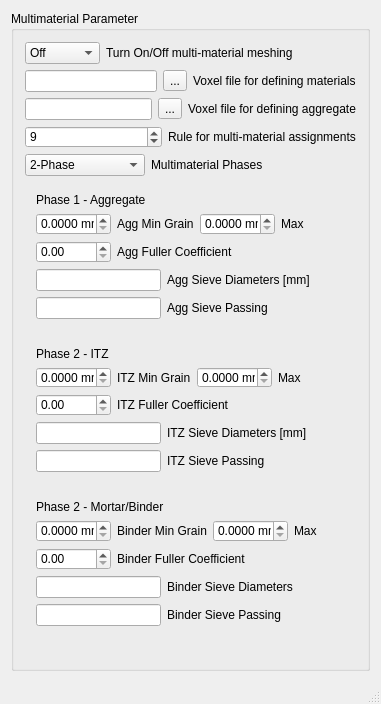
<?xml version='1.0' encoding='UTF-8'?>
<ui version="4.0">
 <class>MainWindow</class>
 <widget class="QMainWindow" name="MainWindow">
  <property name="geometry">
   <rect>
    <x>0</x>
    <y>0</y>
    <width>381</width>
    <height>704</height>
   </rect>
  </property>
  <property name="sizePolicy">
   <sizepolicy hsizetype="Expanding" vsizetype="Preferred">
    <horstretch>0</horstretch>
    <verstretch>0</verstretch>
   </sizepolicy>
  </property>
  <property name="windowIcon">
   <iconset>
    <normaloff>:/icons/PartDesignWorkbench.svg</normaloff>:/icons/PartDesignWorkbench.svg</iconset>
  </property>
  <property name="windowTitle">
   <string>MainWindow</string>
  </property>
  <property name="sizeGripEnabled" stdset="0">
   <bool>true</bool>
  </property>
  <widget class="QWidget" name="centralwidget">
   <property name="sizePolicy">
    <sizepolicy hsizetype="Expanding" vsizetype="Expanding">
     <horstretch>0</horstretch>
     <verstretch>0</verstretch>
    </sizepolicy>
   </property>
   <layout class="QGridLayout" name="gridLayout">
   <item row="0" column="0">
    <widget class="QGroupBox" name="groupBox_2">
     <property name="enabled">
      <bool>true</bool>
     </property>
     <property name="styleSheet">
      <string notr="true">border-color: rgb(182, 182, 182);</string>
     </property>
     <property name="title">
      <string>Multimaterial Parameter</string>
     </property>
     <layout class="QGridLayout">
      <property name="leftMargin">
       <number>0</number>
      </property>
      <property name="topMargin">
       <number>0</number>
      </property>
      <property name="rightMargin">
       <number>0</number>
      </property>
      <property name="bottomMargin">
       <number>0</number>
      </property>
      <property name="spacing">
       <number>0</number>
      </property>
      <item row="0" column="0">
       <widget class="QStackedWidget" name="widgetStack2">
        <property name="enabled">
         <bool>true</bool>
        </property>
        <property name="styleSheet">
         <string notr="true">border-color: rgb(182, 182, 182);</string>
        </property>
        <property name="currentIndex">
         <number>0</number>
        </property>
        <widget class="QWidget" name="multiMat">
         <property name="enabled">
          <bool>true</bool>
         </property>
         <layout class="QGridLayout" name="gridLayout_9">
          <item row="0" column="0">
           <layout class="QHBoxLayout" name="horizontalLayout_22">
            <item>
             <widget class="QComboBox" name="multiMatToggle">
              <property name="sizePolicy">
               <sizepolicy hsizetype="Fixed" vsizetype="Fixed">
                <horstretch>0</horstretch>
                <verstretch>0</verstretch>
               </sizepolicy>
              </property>
              <property name="minimumSize">
               <size>
                <width>75</width>
                <height>0</height>
               </size>
              </property>
              <property name="maximumSize">
               <size>
                <width>75</width>
                <height>16777215</height>
               </size>
              </property>
              <item>
               <property name="text">
                <string>Off</string>
               </property>
              </item>
              <item>
               <property name="text">
                <string>On</string>
               </property>
              </item>
             </widget>
            </item>
            <item>
             <widget class="QLabel" name="textLabel2_22">
              <property name="text">
               <string>Turn On/Off multi-material meshing</string>
              </property>
             </widget>
            </item>
           </layout>
          </item>
          <item row="1" column="0">
           <layout class="QHBoxLayout" name="horizontalLayout_23">
            <item>
             <widget class="QLineEdit" name="multiMatFile">
              <property name="enabled">
               <bool>true</bool>
              </property>
              <property name="minimumSize">
               <size>
                <width>0</width>
                <height>0</height>
               </size>
              </property>
              <property name="maximumSize">
               <size>
                <width>16777215</width>
                <height>16777215</height>
               </size>
              </property>
              <property name="readOnly">
               <bool>true</bool>
              </property>
             </widget>
            </item>
            <item>
             <widget class="QToolButton" name="readMultiMatFile">
              <property name="enabled">
               <bool>true</bool>
              </property>
              <property name="text">
               <string notr="true">...</string>
              </property>
             </widget>
            </item>
            <item>
             <widget class="QLabel" name="textLabel2_23">
              <property name="text">
               <string>Voxel file for defining materials</string>
              </property>
             </widget>
            </item>
           </layout>
          </item>
          <item row="2" column="0">
           <layout class="QHBoxLayout" name="horizontalLayout_37">
            <item>
             <widget class="QLineEdit" name="aggFile">
              <property name="enabled">
               <bool>true</bool>
              </property>
              <property name="minimumSize">
               <size>
                <width>0</width>
                <height>0</height>
               </size>
              </property>
              <property name="maximumSize">
               <size>
                <width>16777215</width>
                <height>16777215</height>
               </size>
              </property>
              <property name="readOnly">
               <bool>true</bool>
              </property>
             </widget>
            </item>
            <item>
             <widget class="QToolButton" name="readAggFile">
              <property name="enabled">
               <bool>true</bool>
              </property>
              <property name="text">
               <string notr="true">...</string>
              </property>
             </widget>
            </item>
            <item>
             <widget class="QLabel" name="textLabel2_31">
              <property name="text">
               <string>Voxel file for defining aggregate</string>
              </property>
             </widget>
            </item>
           </layout>
          </item>
          <item row="3" column="0">
           <layout class="QGridLayout" name="gridLayout_6">
            <item row="0" column="0">
             <widget class="QSpinBox" name="multiMatRule">
              <property name="minimumSize">
               <size>
                <width>75</width>
                <height>20</height>
               </size>
              </property>
              <property name="minimum">
               <number>1</number>
              </property>
              <property name="maximum">
               <number>10</number>
              </property>
              <property name="value">
               <number>9</number>
              </property>
             </widget>
            </item>
            <item row="0" column="1">
             <widget class="QLabel" name="textLabel2_30">
              <property name="text">
               <string>Rule for multi-material assignments</string>
              </property>
             </widget>
            </item>
           </layout>
          </item>

          <item row="4" column="0">
           <layout class="QHBoxLayout" name="horizontalLayout_multiMatPhase">
            <item>
             <widget class="QComboBox" name="multiMatPhaseSelect">
              <property name="sizePolicy"><sizepolicy hsizetype="Fixed" vsizetype="Fixed"><horstretch>0</horstretch><verstretch>0</verstretch></sizepolicy></property>
              <property name="minimumSize"><size><width>120</width><height>0</height></size></property>
              <item><property name="text"><string notr="true">2-Phase</string></property></item>
              <item><property name="text"><string notr="true">3-Phase</string></property></item>
                           </widget>
            </item>
            <item>
             <widget class="QLabel" name="label_multiMatPhaseSelect">
              <property name="text"><string>Multimaterial Phases</string></property>
             </widget>
            </item>
           </layout>
          </item>
          <item row="5" column="0">
           <widget class="QWidget" name="phaseWidgetAgg">
            <property name="visible">
             <bool>true</bool>
            </property>
            <layout class="QVBoxLayout" name="verticalLayout_phaseWidgetAgg">
             <property name="spacing">
              <number>6</number>
             </property>
             <item>
              <widget class="QLabel" name="label_phaseWidgetAgg">
               <property name="text">
                <string>Phase 1 - Aggregate</string>
               </property>
              </widget>
             </item>
             <item>
             <layout class="QHBoxLayout" name="horizontalLayout_24">
              <item>
               <widget class="QDoubleSpinBox" name="grainAggMin">
                <property name="sizePolicy">
                 <sizepolicy hsizetype="Fixed" vsizetype="Fixed">
                  <horstretch>0</horstretch>
                  <verstretch>0</verstretch>
                 </sizepolicy>
                </property>
                <property name="minimumSize">
                 <size>
                  <width>75</width>
                  <height>20</height>
                 </size>
                </property>
                <property name="maximumSize">
                 <size>
                  <width>75</width>
                  <height>16777215</height>
                 </size>
                </property>
                <property name="suffix">
                 <string> mm</string>
                </property>
                <property name="decimals">
                 <number>4</number>
                </property>
                <property name="maximum">
                 <double>999999.000000000000000</double>
                </property>
               </widget>
             </item>
              <item>
               <widget class="QLabel" name="textLabel2_24">
                <property name="text">
                 <string>Agg Min Grain</string>
                </property>
               </widget>
             </item>
              <item>
               <widget class="QDoubleSpinBox" name="grainAggMax">
                <property name="sizePolicy">
                 <sizepolicy hsizetype="Fixed" vsizetype="Fixed">
                  <horstretch>0</horstretch>
                  <verstretch>0</verstretch>
                 </sizepolicy>
                </property>
                <property name="minimumSize">
                 <size>
                  <width>75</width>
                  <height>20</height>
                 </size>
                </property>
                <property name="maximumSize">
                 <size>
                  <width>75</width>
                  <height>16777215</height>
                 </size>
                </property>
                <property name="suffix">
                 <string> mm</string>
                </property>
                <property name="decimals">
                 <number>4</number>
                </property>
                <property name="maximum">
                 <double>999999.000000000000000</double>
                </property>
               </widget>
             </item>
              <item>
               <widget class="QLabel" name="textLabel2_25">
                <property name="text">
                 <string>Max</string>
                </property>
               </widget>
             </item>
             </layout>
             </item>
             <item>
             <layout class="QHBoxLayout" name="horizontalLayout_25">
              <item>
               <widget class="QDoubleSpinBox" name="grainAggFuller">
                <property name="sizePolicy">
                 <sizepolicy hsizetype="Fixed" vsizetype="Fixed">
                  <horstretch>0</horstretch>
                  <verstretch>0</verstretch>
                 </sizepolicy>
                </property>
                <property name="minimumSize">
                 <size>
                  <width>75</width>
                  <height>20</height>
                 </size>
                </property>
                <property name="suffix">
                 <string />
                </property>
                <property name="maximum">
                 <double>1.000000000000000</double>
                </property>
                <property name="singleStep">
                 <double>0.010000000000000</double>
                </property>
               </widget>
             </item>
              <item>
               <widget class="QLabel" name="label_5">
                <property name="text">
                 <string>Agg Fuller Coefficient</string>
                </property>
               </widget>
             </item>
             </layout>
             </item>
             <item>
             <layout class="QHBoxLayout" name="horizontalLayout_26">
              <item>
               <widget class="QLineEdit" name="grainAggSieveD">
                <property name="sizePolicy">
                 <sizepolicy hsizetype="Fixed" vsizetype="Fixed">
                  <horstretch>0</horstretch>
                  <verstretch>0</verstretch>
                 </sizepolicy>
                </property>
                <property name="minimumSize">
                 <size>
                  <width>125</width>
                  <height>0</height>
                 </size>
                </property>
                <property name="maximumSize">
                 <size>
                  <width>125</width>
                  <height>16777215</height>
                 </size>
                </property>
                <property name="inputMask">
                 <string />
                </property>
                <property name="placeholderText">
                 <string />
                </property>
               </widget>
             </item>
              <item>
               <widget class="QLabel" name="label_6">
                <property name="text">
                 <string>Agg Sieve Diameters [mm]</string>
                </property>
               </widget>
             </item>
             </layout>
             </item>
             <item>
             <layout class="QHBoxLayout" name="horizontalLayout_27">
              <item>
               <widget class="QLineEdit" name="grainAggSieveP">
                <property name="minimumSize">
                 <size>
                  <width>125</width>
                  <height>0</height>
                 </size>
                </property>
                <property name="maximumSize">
                 <size>
                  <width>125</width>
                  <height>16777215</height>
                 </size>
                </property>
                <property name="inputMask">
                 <string />
                </property>
                <property name="placeholderText">
                 <string />
                </property>
               </widget>
             </item>
              <item>
               <widget class="QLabel" name="label_7">
                <property name="text">
                 <string>Agg Sieve Passing</string>
                </property>
               </widget>
             </item>
             </layout>
             </item>
            </layout>
           </widget>
          </item>
          <item row="6" column="0">
           <widget class="QWidget" name="phaseWidgetITZ">
            <property name="visible">
             <bool>false</bool>
            </property>
            <layout class="QVBoxLayout" name="verticalLayout_phaseWidgetITZ">
             <property name="spacing">
              <number>6</number>
             </property>
             <item>
              <widget class="QLabel" name="label_phaseWidgetITZ">
               <property name="text">
                <string>Phase 2 - ITZ</string>
               </property>
              </widget>
             </item>
             <item>
             <layout class="QHBoxLayout" name="horizontalLayout_28">
              <item>
               <widget class="QDoubleSpinBox" name="grainITZMin">
                <property name="sizePolicy">
                 <sizepolicy hsizetype="Fixed" vsizetype="Fixed">
                  <horstretch>0</horstretch>
                  <verstretch>0</verstretch>
                 </sizepolicy>
                </property>
                <property name="minimumSize">
                 <size>
                  <width>75</width>
                  <height>20</height>
                 </size>
                </property>
                <property name="maximumSize">
                 <size>
                  <width>75</width>
                  <height>16777215</height>
                 </size>
                </property>
                <property name="suffix">
                 <string> mm</string>
                </property>
                <property name="decimals">
                 <number>4</number>
                </property>
                <property name="maximum">
                 <double>999999.000000000000000</double>
                </property>
               </widget>
             </item>
              <item>
               <widget class="QLabel" name="textLabel2_27">
                <property name="text">
                 <string>ITZ Min Grain</string>
                </property>
               </widget>
             </item>
              <item>
               <widget class="QDoubleSpinBox" name="grainITZMax">
                <property name="sizePolicy">
                 <sizepolicy hsizetype="Fixed" vsizetype="Fixed">
                  <horstretch>0</horstretch>
                  <verstretch>0</verstretch>
                 </sizepolicy>
                </property>
                <property name="minimumSize">
                 <size>
                  <width>75</width>
                  <height>20</height>
                 </size>
                </property>
                <property name="maximumSize">
                 <size>
                  <width>75</width>
                  <height>16777215</height>
                 </size>
                </property>
                <property name="suffix">
                 <string> mm</string>
                </property>
                <property name="decimals">
                 <number>4</number>
                </property>
                <property name="maximum">
                 <double>999999.000000000000000</double>
                </property>
               </widget>
             </item>
              <item>
               <widget class="QLabel" name="textLabel2_26">
                <property name="text">
                 <string>Max</string>
                </property>
               </widget>
             </item>
             </layout>
             </item>
             <item>
             <layout class="QHBoxLayout" name="horizontalLayout_29">
              <item>
               <widget class="QDoubleSpinBox" name="grainITZFuller">
                <property name="sizePolicy">
                 <sizepolicy hsizetype="Fixed" vsizetype="Fixed">
                  <horstretch>0</horstretch>
                  <verstretch>0</verstretch>
                 </sizepolicy>
                </property>
                <property name="minimumSize">
                 <size>
                  <width>75</width>
                  <height>20</height>
                 </size>
                </property>
                <property name="suffix">
                 <string />
                </property>
                <property name="maximum">
                 <double>1.000000000000000</double>
                </property>
                <property name="singleStep">
                 <double>0.010000000000000</double>
                </property>
               </widget>
             </item>
              <item>
               <widget class="QLabel" name="label_9">
                <property name="text">
                 <string>ITZ Fuller Coefficient</string>
                </property>
               </widget>
             </item>
             </layout>
             </item>
             <item>
             <layout class="QHBoxLayout" name="horizontalLayout_30">
              <item>
               <widget class="QLineEdit" name="grainITZSieveD">
                <property name="sizePolicy">
                 <sizepolicy hsizetype="Fixed" vsizetype="Fixed">
                  <horstretch>0</horstretch>
                  <verstretch>0</verstretch>
                 </sizepolicy>
                </property>
                <property name="minimumSize">
                 <size>
                  <width>125</width>
                  <height>0</height>
                 </size>
                </property>
                <property name="maximumSize">
                 <size>
                  <width>125</width>
                  <height>16777215</height>
                 </size>
                </property>
                <property name="inputMask">
                 <string />
                </property>
                <property name="placeholderText">
                 <string />
                </property>
               </widget>
             </item>
              <item>
               <widget class="QLabel" name="label_8">
                <property name="text">
                 <string>ITZ Sieve Diameters [mm]</string>
                </property>
               </widget>
             </item>
             </layout>
             </item>
             <item>
             <layout class="QHBoxLayout" name="horizontalLayout_31">
              <item>
               <widget class="QLineEdit" name="grainITZSieveP">
                <property name="minimumSize">
                 <size>
                  <width>125</width>
                  <height>0</height>
                 </size>
                </property>
                <property name="maximumSize">
                 <size>
                  <width>125</width>
                  <height>16777215</height>
                 </size>
                </property>
                <property name="inputMask">
                 <string />
                </property>
                <property name="placeholderText">
                 <string />
                </property>
               </widget>
             </item>
              <item>
               <widget class="QLabel" name="label_10">
                <property name="text">
                 <string>ITZ Sieve Passing</string>
                </property>
               </widget>
             </item>
             </layout>
             </item>
            </layout>
           </widget>
          </item>
          <item row="7" column="0">
           <widget class="QWidget" name="phaseWidgetBinder">
            <property name="visible">
             <bool>true</bool>
            </property>
            <layout class="QVBoxLayout" name="verticalLayout_phaseWidgetBinder">
             <property name="spacing">
              <number>6</number>
             </property>
             <item>
              <widget class="QLabel" name="label_phaseBinder">
               <property name="text">
                <string>Phase 2 - Mortar/Binder</string>
               </property>
              </widget>
             </item>
             <item>
             <layout class="QHBoxLayout" name="horizontalLayout_32">
              <item>
               <widget class="QDoubleSpinBox" name="grainBinderMin">
                <property name="sizePolicy">
                 <sizepolicy hsizetype="Fixed" vsizetype="Fixed">
                  <horstretch>0</horstretch>
                  <verstretch>0</verstretch>
                 </sizepolicy>
                </property>
                <property name="minimumSize">
                 <size>
                  <width>75</width>
                  <height>20</height>
                 </size>
                </property>
                <property name="maximumSize">
                 <size>
                  <width>75</width>
                  <height>16777215</height>
                 </size>
                </property>
                <property name="suffix">
                 <string> mm</string>
                </property>
                <property name="decimals">
                 <number>4</number>
                </property>
                <property name="maximum">
                 <double>999999.000000000000000</double>
                </property>
               </widget>
             </item>
              <item>
               <widget class="QLabel" name="textLabel2_29">
                <property name="text">
                 <string>Binder Min Grain</string>
                </property>
               </widget>
             </item>
              <item>
               <widget class="QDoubleSpinBox" name="grainBinderMax">
                <property name="sizePolicy">
                 <sizepolicy hsizetype="Fixed" vsizetype="Fixed">
                  <horstretch>0</horstretch>
                  <verstretch>0</verstretch>
                 </sizepolicy>
                </property>
                <property name="minimumSize">
                 <size>
                  <width>75</width>
                  <height>20</height>
                 </size>
                </property>
                <property name="maximumSize">
                 <size>
                  <width>75</width>
                  <height>16777215</height>
                 </size>
                </property>
                <property name="suffix">
                 <string> mm</string>
                </property>
                <property name="decimals">
                 <number>4</number>
                </property>
                <property name="maximum">
                 <double>999999.000000000000000</double>
                </property>
               </widget>
             </item>
              <item>
               <widget class="QLabel" name="textLabel2_28">
                <property name="text">
                 <string>Max</string>
                </property>
               </widget>
             </item>
             </layout>
             </item>
             <item>
             <layout class="QHBoxLayout" name="horizontalLayout_33">
              <item>
               <widget class="QDoubleSpinBox" name="grainBinderFuller">
                <property name="sizePolicy">
                 <sizepolicy hsizetype="Fixed" vsizetype="Fixed">
                  <horstretch>0</horstretch>
                  <verstretch>0</verstretch>
                 </sizepolicy>
                </property>
                <property name="minimumSize">
                 <size>
                  <width>75</width>
                  <height>20</height>
                 </size>
                </property>
                <property name="suffix">
                 <string />
                </property>
                <property name="maximum">
                 <double>1.000000000000000</double>
                </property>
                <property name="singleStep">
                 <double>0.010000000000000</double>
                </property>
               </widget>
             </item>
              <item>
               <widget class="QLabel" name="label_12">
                <property name="enabled">
                 <bool>true</bool>
                </property>
                <property name="text">
                 <string>Binder Fuller Coefficient</string>
                </property>
               </widget>
             </item>
             </layout>
             </item>
             <item>
             <layout class="QHBoxLayout" name="horizontalLayout_34">
              <item>
               <widget class="QLineEdit" name="grainBinderSieveD">
                <property name="sizePolicy">
                 <sizepolicy hsizetype="Fixed" vsizetype="Fixed">
                  <horstretch>0</horstretch>
                  <verstretch>0</verstretch>
                 </sizepolicy>
                </property>
                <property name="minimumSize">
                 <size>
                  <width>125</width>
                  <height>0</height>
                 </size>
                </property>
                <property name="maximumSize">
                 <size>
                  <width>125</width>
                  <height>16777215</height>
                 </size>
                </property>
                <property name="inputMask">
                 <string />
                </property>
                <property name="placeholderText">
                 <string />
                </property>
               </widget>
             </item>
              <item>
               <widget class="QLabel" name="label_11">
                <property name="text">
                 <string>Binder Sieve Diameters</string>
                </property>
               </widget>
             </item>
             </layout>
             </item>
             <item>
             <layout class="QHBoxLayout" name="horizontalLayout_35">
              <item>
               <widget class="QLineEdit" name="grainBinderSieveP">
                <property name="minimumSize">
                 <size>
                  <width>125</width>
                  <height>0</height>
                 </size>
                </property>
                <property name="maximumSize">
                 <size>
                  <width>125</width>
                  <height>16777215</height>
                 </size>
                </property>
                <property name="inputMask">
                 <string />
                </property>
                <property name="placeholderText">
                 <string />
                </property>
               </widget>
             </item>
              <item>
               <widget class="QLabel" name="label_13">
                <property name="text">
                 <string>Binder Sieve Passing</string>
                </property>
               </widget>
             </item>
             </layout>
             </item>
            </layout>
           </widget>
          </item>
                                                            <item row="13" column="0">
           <spacer>
            <property name="orientation">
             <enum>Qt::Vertical</enum>
            </property>
            <property name="sizeHint" stdset="0">
             <size>
              <width>20</width>
              <height>20</height>
             </size>
            </property>
           </spacer>
          </item>
         </layout>
        </widget>
       </widget>
      </item>
     </layout>
    </widget>
   </item>
  </layout>
  </widget>
  <widget class="QMenuBar" name="menubar">
   <property name="geometry">
    <rect>
     <x>0</x>
     <y>0</y>
     <width>381</width>
     <height>21</height>
    </rect>
   </property>
  </widget>
  <widget class="QStatusBar" name="statusbar"/>
 </widget>
 <layoutdefault spacing="6" margin="11" />
 <resources>
  <include location="../icons.qrc" />
 </resources>
 <connections/>
</ui>
